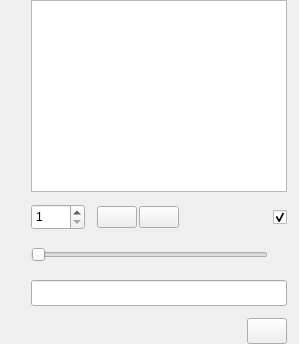
                                        <widget class="QWidget" name="_AttributePanel" native="true">
                                            <layout class="QGridLayout" name="_AttributePanelLayout">
                                                <property name="sizeConstraint">
                                                    <enum>QLayout::SetDefaultConstraint</enum>
                                                </property>
                                                <property name="leftMargin">
                                                    <number>12</number>
                                                </property>
                                                <property name="topMargin">
                                                    <number>0</number>
                                                </property>
                                                <property name="rightMargin">
                                                    <number>12</number>
                                                </property>
                                                <property name="bottomMargin">
                                                    <number>0</number>
                                                </property>
                                                <property name="spacing">
                                                    <number>12</number>
                                                </property>
                                                <item row="5" column="1">
                                                    <widget class="QWidget" name="_DirPanel" native="true">
                                                        <property name="minimumSize">
                                                            <size>
                                                                <width>0</width>
                                                                <height>0</height>
                                                            </size>
                                                        </property>
                                                        <property name="maximumSize">
                                                            <size>
                                                                <width>16777215</width>
                                                                <height>16777215</height>
                                                            </size>
                                                        </property>
                                                        <layout class="QHBoxLayout" name="_DirPanelLayout">
                                                            <property name="spacing">
                                                                <number>10</number>
                                                            </property>
                                                            <property name="leftMargin">
                                                                <number>0</number>
                                                            </property>
                                                            <property name="topMargin">
                                                                <number>0</number>
                                                            </property>
                                                            <property name="rightMargin">
                                                                <number>0</number>
                                                            </property>
                                                            <property name="bottomMargin">
                                                                <number>0</number>
                                                            </property>
                                                            <item>
                                                                <spacer name="_DirPanelSpacer">
                                                                    <property name="orientation">
                                                                        <enum>Qt::Horizontal</enum>
                                                                    </property>
                                                                    <property name="sizeHint" stdset="0">
                                                                        <size>
                                                                            <width>40</width>
                                                                            <height>20</height>
                                                                        </size>
                                                                    </property>
                                                                </spacer>
                                                            </item>
                                                            <item>
                                                                <widget class="QPushButton" name="_DirSelect">
                                                                    <property name="minimumSize">
                                                                        <size>
                                                                            <width>0</width>
                                                                            <height>26</height>
                                                                        </size>
                                                                    </property>
                                                                    <property name="maximumSize">
                                                                        <size>
                                                                            <width>16777215</width>
                                                                            <height>26</height>
                                                                        </size>
                                                                    </property>
                                                                    <property name="styleSheet">
                                                                        <string notr="true"/>
                                                                    </property>
                                                                    <property name="text">
                                                                        <string/>
                                                                    </property>
                                                                </widget>
                                                            </item>
                                                        </layout>
                                                    </widget>
                                                </item>
                                                <item row="1" column="1">
                                                    <widget class="QTextEdit" name="_Name">
                                                        <property name="sizePolicy">
                                                            <sizepolicy hsizetype="Expanding" vsizetype="Fixed">
                                                                <horstretch>0</horstretch>
                                                                <verstretch>0</verstretch>
                                                            </sizepolicy>
                                                        </property>
                                                        <property name="minimumSize">
                                                            <size>
                                                                <width>0</width>
                                                                <height>0</height>
                                                            </size>
                                                        </property>
                                                        <property name="maximumSize">
                                                            <size>
                                                                <width>16777215</width>
                                                                <height>16777215</height>
                                                            </size>
                                                        </property>
                                                        <property name="styleSheet">
                                                            <string notr="true"/>
                                                        </property>
                                                        <property name="horizontalScrollBarPolicy">
                                                            <enum>Qt::ScrollBarAlwaysOff</enum>
                                                        </property>
                                                    </widget>
                                                </item>
                                                <item row="1" column="0">
                                                    <widget class="QLabel" name="_NameTip">
                                                        <property name="styleSheet">
                                                            <string notr="true"/>
                                                        </property>
                                                        <property name="text">
                                                            <string/>
                                                        </property>
                                                        <property name="alignment">
                                                            <set>Qt::AlignRight|Qt::AlignTop|Qt::AlignTrailing</set>
                                                        </property>
                                                    </widget>
                                                </item>
                                                <item row="4" column="1">
                                                    <widget class="QLineEdit" name="_Dir">
                                                        <property name="minimumSize">
                                                            <size>
                                                                <width>0</width>
                                                                <height>26</height>
                                                            </size>
                                                        </property>
                                                        <property name="maximumSize">
                                                            <size>
                                                                <width>16777215</width>
                                                                <height>26</height>
                                                            </size>
                                                        </property>
                                                        <property name="styleSheet">
                                                            <string notr="true"/>
                                                        </property>
                                                        <property name="readOnly">
                                                            <bool>true</bool>
                                                        </property>
                                                        <property name="clearButtonEnabled">
                                                            <bool>false</bool>
                                                        </property>
                                                    </widget>
                                                </item>
                                                <item row="4" column="0">
                                                    <widget class="QLabel" name="_DirTip">
                                                        <property name="styleSheet">
                                                            <string notr="true"/>
                                                        </property>
                                                        <property name="text">
                                                            <string/>
                                                        </property>
                                                        <property name="alignment">
                                                            <set>Qt::AlignRight|Qt::AlignTrailing|Qt::AlignVCenter</set>
                                                        </property>
                                                    </widget>
                                                </item>
                                                <item row="2" column="1">
                                                    <widget class="QWidget" name="_SpeedPanel" native="true">
                                                        <layout class="QHBoxLayout" name="_SpeedPanelLayout">
                                                            <property name="spacing">
                                                                <number>10</number>
                                                            </property>
                                                            <property name="leftMargin">
                                                                <number>0</number>
                                                            </property>
                                                            <property name="topMargin">
                                                                <number>0</number>
                                                            </property>
                                                            <property name="rightMargin">
                                                                <number>0</number>
                                                            </property>
                                                            <property name="bottomMargin">
                                                                <number>0</number>
                                                            </property>
                                                            <item>
                                                                <widget class="QSpinBox" name="_Speed">
                                                                    <property name="minimumSize">
                                                                        <size>
                                                                            <width>0</width>
                                                                            <height>26</height>
                                                                        </size>
                                                                    </property>
                                                                    <property name="maximumSize">
                                                                        <size>
                                                                            <width>16777215</width>
                                                                            <height>26</height>
                                                                        </size>
                                                                    </property>
                                                                    <property name="minimum">
                                                                        <number>1</number>
                                                                    </property>
                                                                    <property name="maximum">
                                                                        <number>1024</number>
                                                                    </property>
                                                                </widget>
                                                            </item>
                                                            <item>
                                                                <widget class="QWidget" name="_UnitPanel" native="true">
                                                                    <layout class="QHBoxLayout" name="_UnitPanelLayout">
                                                                        <property name="spacing">
                                                                            <number>2</number>
                                                                        </property>
                                                                        <property name="leftMargin">
                                                                            <number>2</number>
                                                                        </property>
                                                                        <property name="topMargin">
                                                                            <number>2</number>
                                                                        </property>
                                                                        <property name="rightMargin">
                                                                            <number>2</number>
                                                                        </property>
                                                                        <property name="bottomMargin">
                                                                            <number>2</number>
                                                                        </property>
                                                                        <item>
                                                                            <widget class="QPushButton" name="_MB">
                                                                                <property name="minimumSize">
                                                                                    <size>
                                                                                        <width>0</width>
                                                                                        <height>22</height>
                                                                                    </size>
                                                                                </property>
                                                                                <property name="maximumSize">
                                                                                    <size>
                                                                                        <width>16777215</width>
                                                                                        <height>22</height>
                                                                                    </size>
                                                                                </property>
                                                                                <property name="text">
                                                                                    <string/>
                                                                                </property>
                                                                                <property name="checkable">
                                                                                    <bool>true</bool>
                                                                                </property>
                                                                            </widget>
                                                                        </item>
                                                                        <item>
                                                                            <widget class="QPushButton" name="_KB">
                                                                                <property name="minimumSize">
                                                                                    <size>
                                                                                        <width>0</width>
                                                                                        <height>22</height>
                                                                                    </size>
                                                                                </property>
                                                                                <property name="maximumSize">
                                                                                    <size>
                                                                                        <width>16777215</width>
                                                                                        <height>22</height>
                                                                                    </size>
                                                                                </property>
                                                                                <property name="text">
                                                                                    <string/>
                                                                                </property>
                                                                                <property name="checkable">
                                                                                    <bool>true</bool>
                                                                                </property>
                                                                            </widget>
                                                                        </item>
                                                                    </layout>
                                                                </widget>
                                                            </item>
                                                            <item>
                                                                <spacer name="_SpeedPanelSpacer">
                                                                    <property name="orientation">
                                                                        <enum>Qt::Horizontal</enum>
                                                                    </property>
                                                                    <property name="sizeHint" stdset="0">
                                                                        <size>
                                                                            <width>40</width>
                                                                            <height>20</height>
                                                                        </size>
                                                                    </property>
                                                                </spacer>
                                                            </item>
                                                            <item>
                                                                <widget class="QCheckBox" name="_SpeedNoLimit">
                                                                    <property name="minimumSize">
                                                                        <size>
                                                                            <width>0</width>
                                                                            <height>26</height>
                                                                        </size>
                                                                    </property>
                                                                    <property name="maximumSize">
                                                                        <size>
                                                                            <width>16777215</width>
                                                                            <height>26</height>
                                                                        </size>
                                                                    </property>
                                                                    <property name="styleSheet">
                                                                        <string notr="true"/>
                                                                    </property>
                                                                    <property name="text">
                                                                        <string/>
                                                                    </property>
                                                                    <property name="checked">
                                                                        <bool>true</bool>
                                                                    </property>
                                                                </widget>
                                                            </item>
                                                        </layout>
                                                    </widget>
                                                </item>
                                                <item row="2" column="0">
                                                    <widget class="QLabel" name="_SpeedTip">
                                                        <property name="styleSheet">
                                                            <string notr="true"/>
                                                        </property>
                                                        <property name="text">
                                                            <string/>
                                                        </property>
                                                        <property name="alignment">
                                                            <set>Qt::AlignRight|Qt::AlignTrailing|Qt::AlignVCenter</set>
                                                        </property>
                                                    </widget>
                                                </item>
                                                <item row="3" column="0">
                                                    <widget class="QLabel" name="_ParallelTip">
                                                        <property name="minimumSize">
                                                            <size>
                                                                <width>0</width>
                                                                <height>26</height>
                                                            </size>
                                                        </property>
                                                        <property name="maximumSize">
                                                            <size>
                                                                <width>16777215</width>
                                                                <height>26</height>
                                                            </size>
                                                        </property>
                                                        <property name="text">
                                                            <string/>
                                                        </property>
                                                        <property name="alignment">
                                                            <set>Qt::AlignRight|Qt::AlignTrailing|Qt::AlignVCenter</set>
                                                        </property>
                                                    </widget>
                                                </item>
                                                <item row="3" column="1">
                                                    <widget class="QWidget" name="_ParallelPanel" native="true">
                                                        <layout class="QHBoxLayout" name="_ParallelPanelLayout">
                                                            <property name="spacing">
                                                                <number>12</number>
                                                            </property>
                                                            <property name="leftMargin">
                                                                <number>0</number>
                                                            </property>
                                                            <property name="topMargin">
                                                                <number>0</number>
                                                            </property>
                                                            <property name="rightMargin">
                                                                <number>0</number>
                                                            </property>
                                                            <property name="bottomMargin">
                                                                <number>0</number>
                                                            </property>
                                                            <item>
                                                                <widget class="QSlider" name="_ParallelSlider">
                                                                    <property name="minimumSize">
                                                                        <size>
                                                                            <width>0</width>
                                                                            <height>26</height>
                                                                        </size>
                                                                    </property>
                                                                    <property name="maximumSize">
                                                                        <size>
                                                                            <width>16777215</width>
                                                                            <height>26</height>
                                                                        </size>
                                                                    </property>
                                                                    <property name="maximum">
                                                                        <number>32</number>
                                                                    </property>
                                                                    <property name="pageStep">
                                                                        <number>1</number>
                                                                    </property>
                                                                    <property name="orientation">
                                                                        <enum>Qt::Horizontal</enum>
                                                                    </property>
                                                                </widget>
                                                            </item>
                                                            <item>
                                                                <widget class="QLabel" name="_Parallel">
                                                                    <property name="minimumSize">
                                                                        <size>
                                                                            <width>0</width>
                                                                            <height>26</height>
                                                                        </size>
                                                                    </property>
                                                                    <property name="maximumSize">
                                                                        <size>
                                                                            <width>16777215</width>
                                                                            <height>26</height>
                                                                        </size>
                                                                    </property>
                                                                    <property name="text">
                                                                        <string/>
                                                                    </property>
                                                                </widget>
                                                            </item>
                                                        </layout>
                                                    </widget>
                                                </item>
                                            </layout>
                                        </widget>
